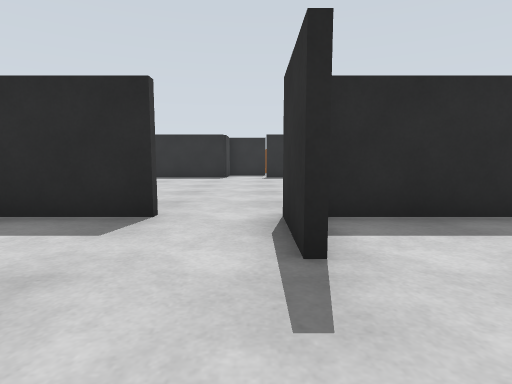
[1] (above)

20 first-person views from a walk through a Gazebo world. The camera is 0.83 m above the floor, tilts 6° down and sees 80° across. The floor is counted in squares, 1 m on a side. Each view is taken from the middle of a square. On the plan, view 1 faces up. The plan holds only what a view shows up to about 11 squares ahead; the rest is blank. Robots are left out.

[2]
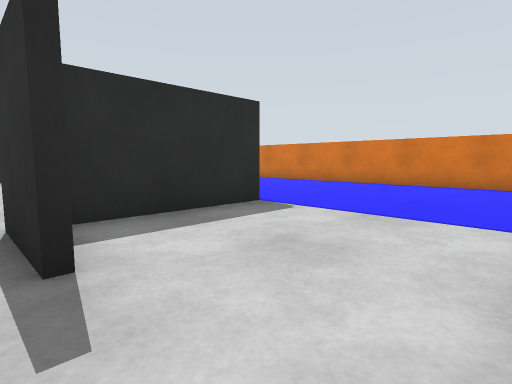

[3]
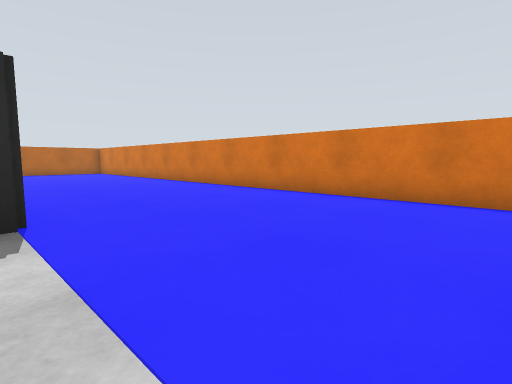

[4]
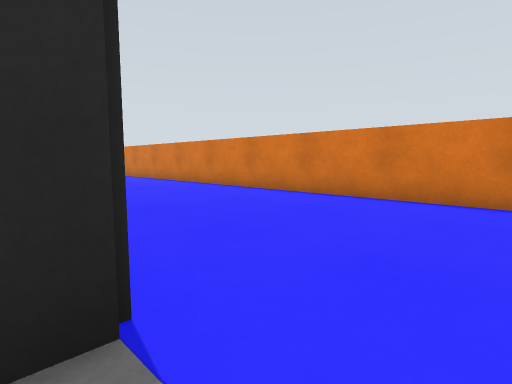

[5]
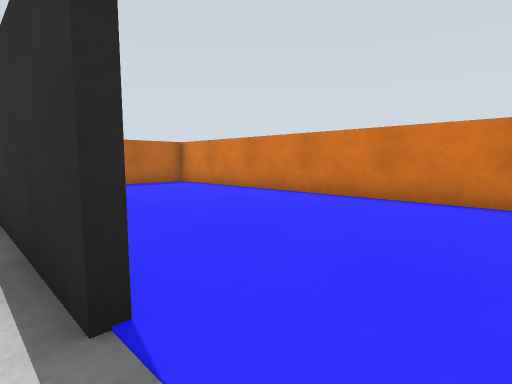

[6]
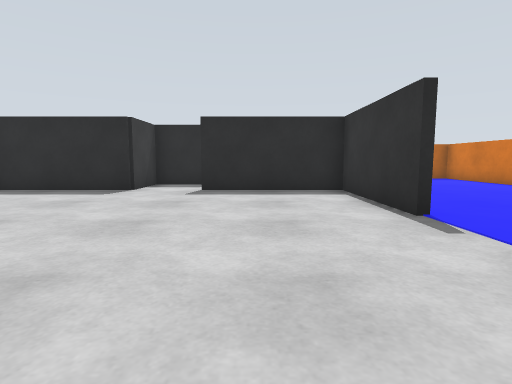

[7]
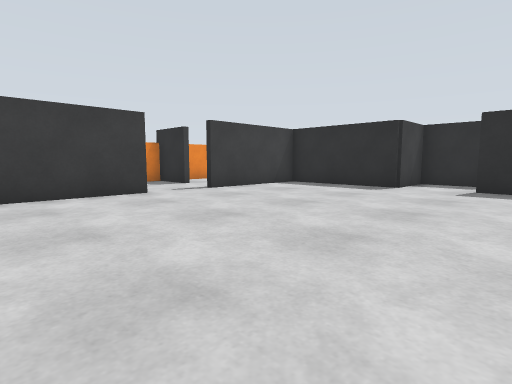

[8]
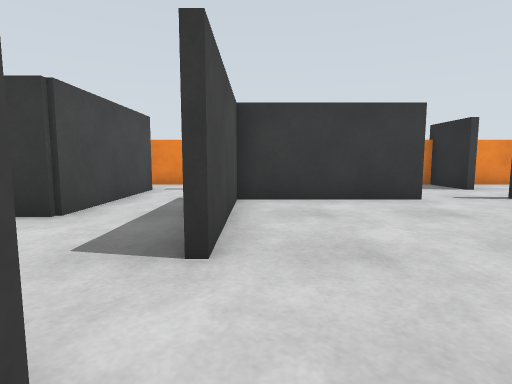

[9]
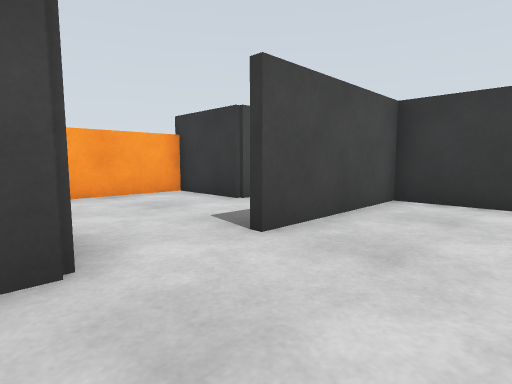

[10]
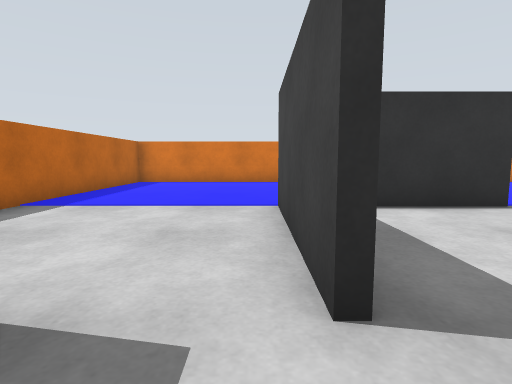

[11]
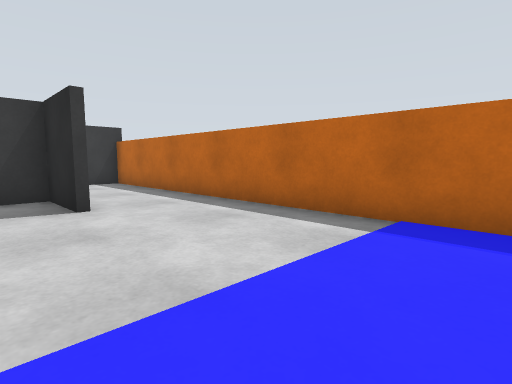

[12]
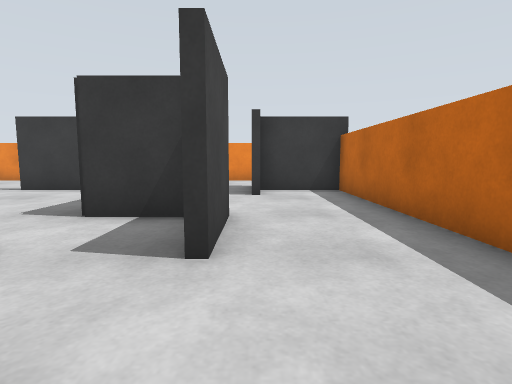

[13]
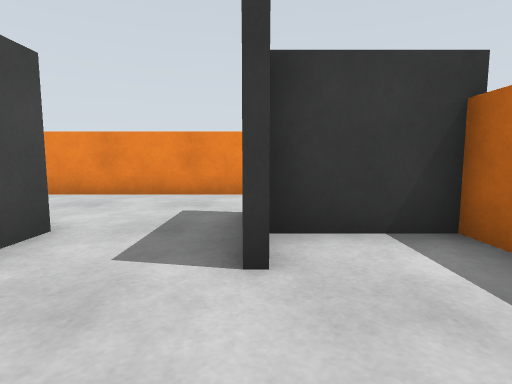

[14]
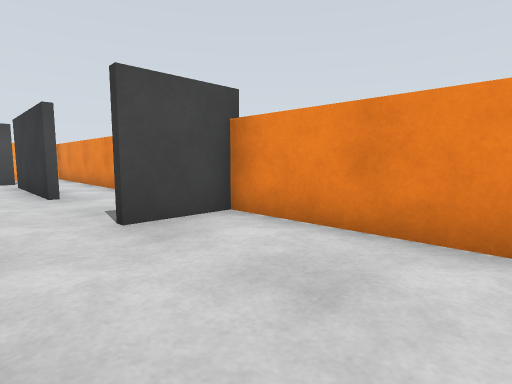

[15]
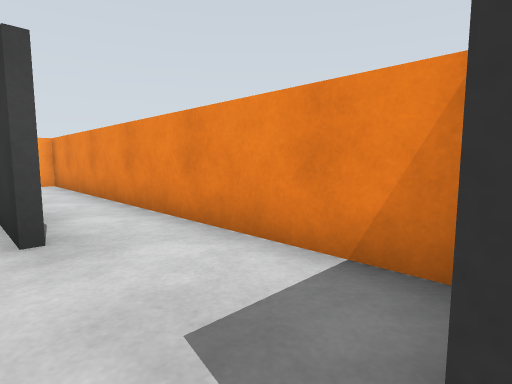

[16]
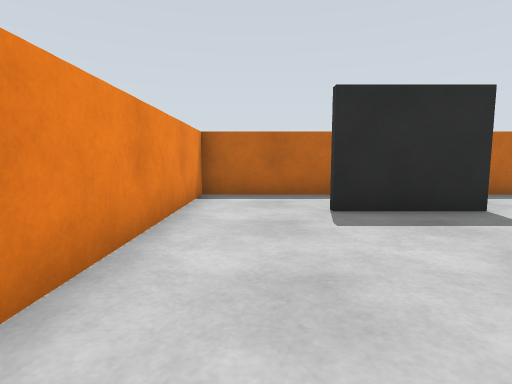

[17]
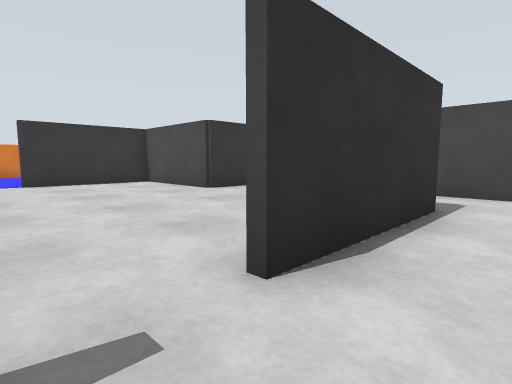

[18]
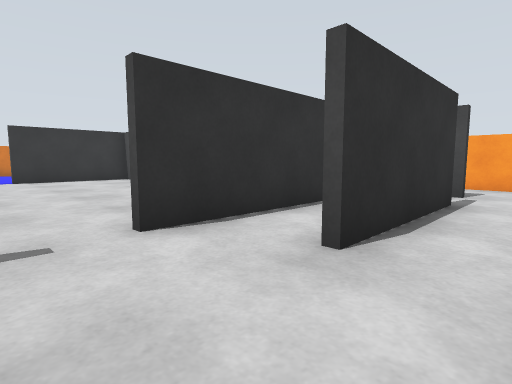

[19]
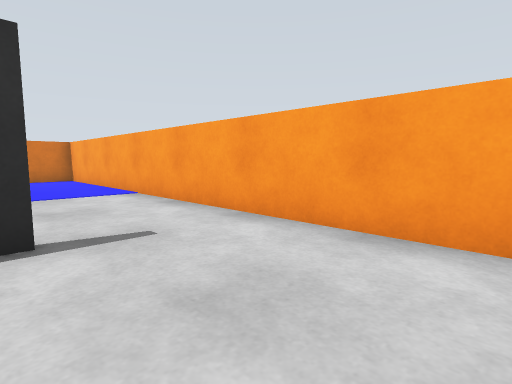

[20]
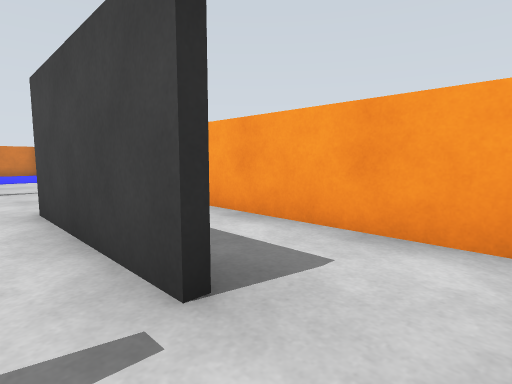

### Floor plan
Ten units are one square. View 1 is at (0, 0); x grows to the right and y downward. Boxes are objects, and circles mark ways between rooms. Rooms are numbered by the first view taken in them; rooms with no view inside come last. Other rooms are left out.
<svg viewBox="-99 -198 207 206">
<path fill="none" stroke="#000" d="M46 -44 10 -44M5 -146 45 -146M6 -164 -14 -164 -14 -144M-14 -44 -38 -44M4 -24 4 -34M-15 -166 5 -166M101 -193 -54 -193 -54 -171M103 -5 103 -184M-34 -21 -34 3 94 3M-54 -86 -54 -46 -15 -46M-14 -144 -51 -144M44 -104 44 -144 5 -144M4 -34 4 -46 34 -46M-54 -134 -54 -105M44 -56 44 -85M-55 -146 -48 -146M-61 -193 -93 -193 -93 -111M-41 -169 -68 -169M-94 -111 -75 -111M-74 -109 -94 -109M-93 -111 -93 -74M-56 -75 -56 -85M-76 -34 -76 -75M-93 -74 -93 -24M-93 -24 -93 3 -45 3M-56 -44 -56 -75M-76 -21 -34 -21M-75 -76 -75 -35"/>
<circle cx="-10" cy="-40" r="3" fill="#2a7"/>
<circle cx="-5" cy="-140" r="3" fill="#2a7"/>
<circle cx="40" cy="-95" r="3" fill="#2a7"/>
<circle cx="-55" cy="-155" r="3" fill="#2a7"/>
<circle cx="-40" cy="-30" r="3" fill="#2a7"/>
<circle cx="-60" cy="-95" r="3" fill="#2a7"/>
<circle cx="-70" cy="-110" r="3" fill="#2a7"/>
<circle cx="-90" cy="-70" r="3" fill="#2a7"/>
<circle cx="-70" cy="-80" r="3" fill="#2a7"/>
<circle cx="-85" cy="-20" r="3" fill="#2a7"/>
<circle cx="-80" cy="-30" r="3" fill="#2a7"/>
<text x="50" y="-100">1</text>
<text x="-10" y="-90">2</text>
<text x="-80" y="-160">3</text>
<text x="-80" y="-90">4</text>
<text x="-90" y="-50">5</text>
<text x="-70" y="-10">6</text>
<text x="-60" y="-40">7</text>
</svg>
Room 1 opens to room 2. Room 1 opens to room 3. Room 1 opens to room 7. Room 2 opens to room 4. Room 3 opens to room 4. Room 4 opens to room 5. Room 4 opens to room 7. Room 5 opens to room 6. Room 5 opens to room 7.

Where each view was taken, in squares from view 1:
view 1: 0 up, 0 right, facing up
view 2: 0 up, 0 right, facing up-right
view 3: 0 up, 4 right, facing up-right
view 4: 3 up, 4 right, facing up-right
view 5: 9 up, 4 right, facing up-right
view 6: 6 up, 2 right, facing up
view 7: 5 up, 2 right, facing up-left
view 8: 5 up, 1 right, facing left
view 9: 7 up, 1 right, facing down-left
view 10: 15 up, 1 left, facing right
view 11: 15 up, 6 right, facing up-left
view 12: 17 up, 3 right, facing left
view 13: 17 up, 2 left, facing left
view 14: 15 up, 6 left, facing down-left
view 15: 11 up, 7 left, facing down-left
view 16: 12 up, 8 left, facing up
view 17: 10 up, 7 left, facing down-right
view 18: 10 up, 9 left, facing down-right
view 19: 3 up, 3 left, facing down-right
view 20: 3 up, 9 left, facing down-right
